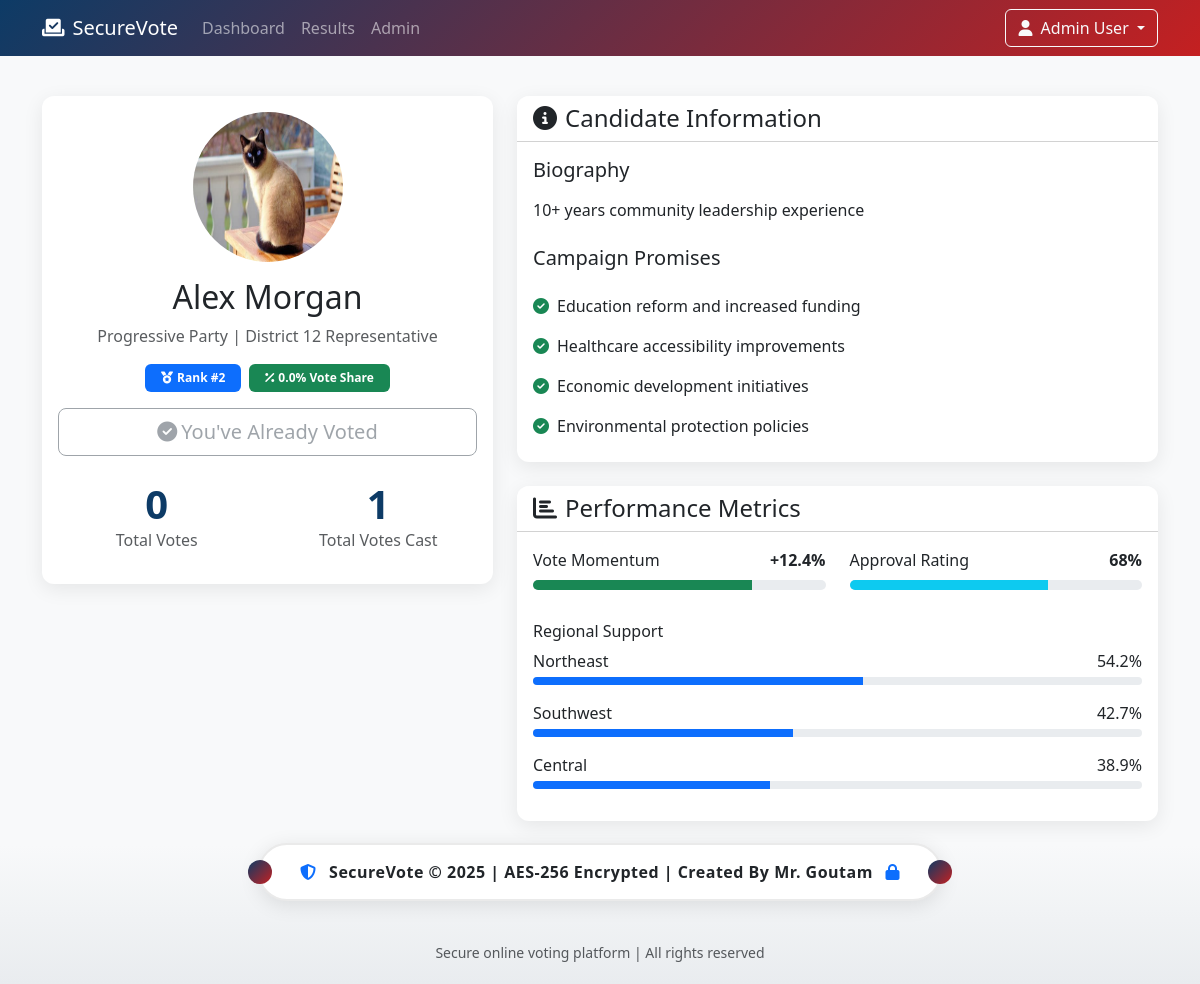
The page /candidate/1 (signed in) on the database its author committed.
### tables this page shows
CREATE TABLE candidates (
            id INTEGER PRIMARY KEY AUTOINCREMENT,
            name TEXT NOT NULL,
            party TEXT NOT NULL,
            position TEXT NOT NULL,
            bio TEXT,
            photo TEXT,
            votes INTEGER DEFAULT 0,
            created_at DATETIME DEFAULT CURRENT_TIMESTAMP,
            updated_at DATETIME DEFAULT CURRENT_TIMESTAMP
        );

### app.py (the view)
@app.route('/candidate/<int:candidate_id>')
def candidate_details(candidate_id):
    if 'user_id' not in session:
        return redirect(url_for('login'))
    conn = get_db()
    c = conn.cursor()
    c.execute("SELECT * FROM candidates WHERE id = ?", (candidate_id,))
    candidate = c.fetchone()
    c.execute("SELECT COUNT(*) as total_votes FROM votes")
    total_votes = c.fetchone()['total_votes'] or 0
    vote_share = round((candidate['votes'] / total_votes * 100), 1) if total_votes > 0 else 0
    c.execute("SELECT id, votes FROM candidates ORDER BY votes DESC")
    ranked_candidates = c.fetchall()
    rank = next((i+1 for i, cand in enumerate(ranked_candidates) if cand['id'] == candidate['id']), 1)
    return render_template('candidate.html',
                           candidate=candidate,
                           vote_share=vote_share,
                           rank=rank,
                           total_votes=total_votes)

### app.py (called while the page is built)
@app.teardown_appcontext
def close_connection(exception):
    close_db(exception)

### database.py (called while the page is built)
def get_db():
    db = sqlite3.connect('voting_system.db')
    db.row_factory = sqlite3.Row
    return db

### templates/candidate.html (shortened to what this page needs)
{% extends "base.html" %}
{% block content %}
<div class="row">
  <div class="col-lg-5 mb-4">
    <div class="vote-card card">
      <div class="card-body text-center">
        <img src="{{ url_for('static', filename=candidate.photo) if candidate.photo else 'https://via.placeholder.com/150' }}"
             class="rounded-circle mb-3" width="150" height="150" alt="{{ candidate.name }}">
        <h2>{{ candidate.name }}</h2>
        <p class="text-muted">{{ candidate.party }} | {{ candidate.position }}</p>
        <div class="d-flex justify-content-center mb-3">
          <div class="badge bg-primary py-2 px-3 me-2">
            <i class="fas fa-medal me-1"></i>Rank #{{ rank }}
          </div>
          <div class="badge bg-success py-2 px-3">
            <i class="fas fa-percent me-1"></i>{{ vote_share }}% Vote Share
          </div>
        </div>
        <div class="d-grid gap-2 mb-4">
          {% if not session.has_voted %}
          <form method="POST" action="{{ url_for('vote', candidate_id=candidate.id) }}">
            <button type="submit" class="btn btn-election btn-lg w-100">
              <i class="fas fa-vote-yea me-1"></i>Vote for {{ candidate.name.split(' ')[0] }}
            </button>
          </form>
          {% else %}
          <button class="btn btn-outline-secondary btn-lg w-100" disabled>
            <i class="fas fa-check-circle me-1"></i>You've Already Voted
          </button>
          {% endif %}
        </div>
        <div class="row text-center">
          <div class="col-6">
            <div class="display-6 vote-counter">{{ candidate.votes }}</div>
            <p class="text-muted">Total Votes</p>
          </div>
          <div class="col-6">
            <div class="display-6 vote-counter">{{ total_votes }}</div>
            <p class="text-muted">Total Votes Cast</p>
          </div>
        </div>
      </div>
    </div>
  </div>
  <div class="col-lg-7">
    <div class="vote-card card mb-4">
      <div class="card-header bg-white">
        <h4 class="mb-0"><i class="fas fa-info-circle me-2"></i>Candidate Information</h4>
      </div>
      <div class="card-body">
        <h5 class="mb-3">Biography</h5>
        <p class="mb-4">{{ candidate.bio or 'No biography available' }}</p>
        <h5 class="mb-3">Campaign Promises</h5>
        <ul class="list-group list-group-flush">
          <li class="list-group-item">
            <i class="fas fa-check-circle text-success me-2"></i>Education reform and increased funding
          </li>
          <li class="list-group-item">
            <i class="fas fa-check-circle text-success me-2"></i>Healthcare accessibility improvements
          </li>
          <li class="list-group-item">
            <i class="fas fa-check-circle text-success me-2"></i>Economic development initiatives
          </li>
          <li class="list-group-item">
            <i class="fas fa-check-circle text-success me-2"></i>Environmental protection policies
          </li>
        </ul>
      </div>
    </div>
    <div class="vote-card card">
      <div class="card-header bg-white d-flex justify-content-between align-items-center">
        <h4 class="mb-0"><i class="fas fa-chart-bar me-2"></i>Performance Metrics</h4>
      </div>
      <div class="card-body">
        <div class="row mb-3">
          <div class="col-md-6 mb-3">
            <div class="d-flex justify-content-between">
              <span>Vote Momentum</span>
              <strong>+12.4%</strong>
            </div>
            <div class="progress mt-2" style="height: 10px;">
              <div class="progress-bar bg-success" style="width: 75%"></div>
            </div>
          </div>
          <div class="col-md-6 mb-3">
            <div class="d-flex justify-content-between">
              <span>Approval Rating</span>
              <strong>68%</strong>
            </div>
            <div class="progress mt-2" style="height: 10px;">
              <div class="progress-bar bg-info" style="width: 68%"></div>
            </div>
          </div>
        </div>
        <div class="mb-3">
          <h6>Regional Support</h6>
          <div class="d-flex justify-content-between mb-1">
            <span>Northeast</span>
            <span>54.2%</span>
          </div>
          <div class="progress" style="height: 8px;">
            <div class="progress-bar bg-primary" style="width: 54.2%"></div>
          </div>
        </div>
        <div class="mb-3">
          <div class="d-flex justify-content-between mb-1">
            <span>Southwest</span>
            <span>42.7%</span>
          </div>
          <div class="progress" style="height: 8px;">
            <div class="progress-bar bg-primary" style="width: 42.7%"></div>
          </div>
        </div>
        <div class="mb-3">
          <div class="d-flex justify-content-between mb-1">
            <span>Central</span>
            <span>38.9%</span>
          </div>
          <div class="progress" style="height: 8px;">
            <div class="progress-bar bg-primary" style="width: 38.9%"></div>
          </div>
        </div>
      </div>
    </div>
  </div>
</div>
{% endblock %}

### static/css/styles.css (style rules this page uses)
:root { --election-blue: #0d3b66; --election-red: #c42021; --capsule-bg: #ffffff; }
html, body { height: 100%; background-color: #f8f9fa; font-family: 'Segoe UI', Tahoma, Geneva, Verdana, sans-serif; }
body { display: flex; flex-direction: column; min-height: 100vh; }
.vote-card { border: none; border-radius: 12px; box-shadow: 0 5px 20px rgba(0, 0, 0, 0.08); transition: transform 0.3s ease, box-shadow 0.3s ease; overflow: hidden; }
.vote-counter { font-weight: 700; color: var(--election-blue); }
.gap-2 { gap: 0.5rem; }
.list-group-item { border: none; padding: 0.5rem 0; }

### rows shown on the page
candidates: photo (picture), name "Alex Morgan", party "Progressive Party", position "District 12 Representative", votes "0", bio "10+ years community leadership experience"

### other values the page prints
{{ session.name }} "Admin User"
{{ rank }} "2"
{{ vote_share }} "0.0"
{{ total_votes }} "1"
